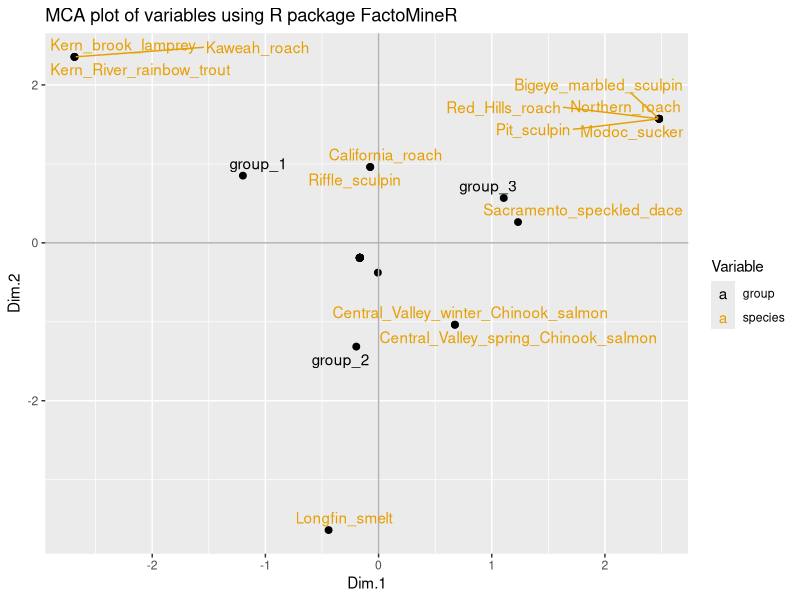
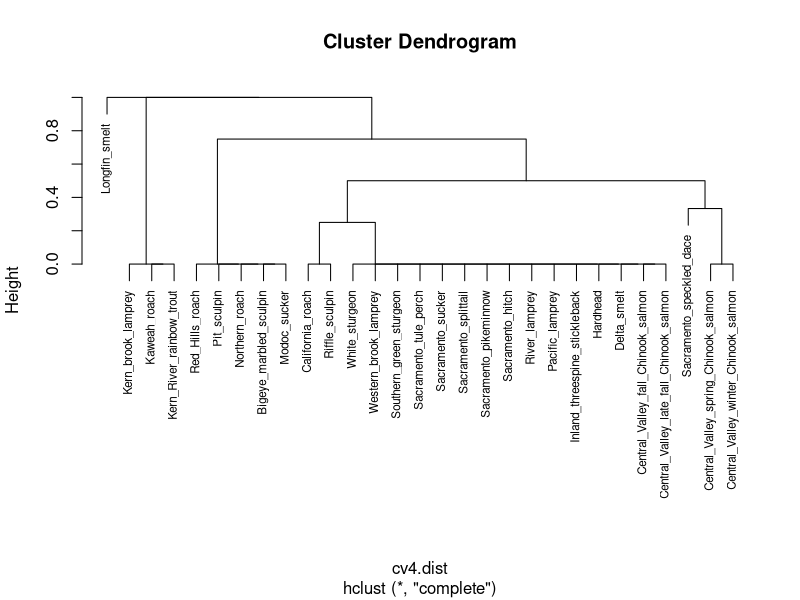

Recreate these plots in R, in order.
# Using MCA/vegan to look at ordination of Species Similarities
# see this article:http://www.gastonsanchez.com/visually-enforced/how-to/2012/10/13/MCA-in-R/


# https://ucd-cws.github.io/eflow-species/huc_region_groups_neighbors.html

# LIBRARIES ---------------------------------------------------------------

library(FactoMineR)
library(tidyverse)
library(ggthemes)
library(ggrepel)
library(vegan)

# READ DATA ---------------------------------------------------------------

cv_k4 <- read.csv("data/central_valley_k4.csv")

head(cv_k4)
str(cv_k4)

# try transforming:
cv_k4_long <- gather(cv_k4, key = "group", value = "species") %>% 
  filter(!is.na(species), !species=="")

# view number of categories per group
(cats = apply(cv_k4_long, 2, function(x) nlevels(as.factor(x))))


# MCA ---------------------------------------------------------------------

# apply MCA
mca1 = MCA(cv_k4_long, graph = F)
mca1

# table of eigenvalues
mca1$eig

# data frame with variable coordinates
mca1_vars_df = data.frame(mca1$var$coord, Variable = rep(names(cats), cats))

# data frame with observation coordinates
mca1_obs_df = data.frame(mca1$ind$coord)

# plot of variable categories
ggplot(data=mca1_vars_df, 
       aes(x = Dim.1, y = Dim.2, label = rownames(mca1_vars_df))) +
  geom_point(size=2) +
  geom_hline(yintercept = 0, colour = "gray70") +
  geom_vline(xintercept = 0, colour = "gray70") +
  geom_text_repel(aes(colour=Variable)) +
  scale_colour_colorblind()+
  ggtitle("MCA plot of variables using R package FactoMineR")

#ggsave(filename = "figs/MCA_plot_cv_k4.png", width = 11, height = 8, units = "in", dpi=300)

# VEGAN -------------------------------------------------------------------

# make a 1/0 matrix 
cv_k4_mat <- cv_k4_long %>% 
  mutate(g1=if_else(group=="group_1", 1, 0),
         g2=if_else(group=="group_2", 1, 0),
         g3=if_else(group=="group_3", 1, 0),
         g4=if_else(group=="group_4", 1, 0)) %>% 
  select(-group) %>% group_by(species) %>% 
  summarize_all(sum) %>% 
  mutate(species=as.factor(species)) %>% as.data.frame()

cats = apply(cv_k4_mat, 2, function(x) nlevels(as.factor(x)))
cats

# use jaccard for 1/0 (presence absence)
cv4.mat<-as.matrix(cv_k4_mat[,2:5])
cv4.dist<-vegdist(cv4.mat, method = "jaccard")

# plot a heirarchical clustering of the dissimilarity matrix (need to zoom on this plot to make it legible)
plot(hclust(cv4.dist), labels = cv_k4_mat$species, cex=0.7)
